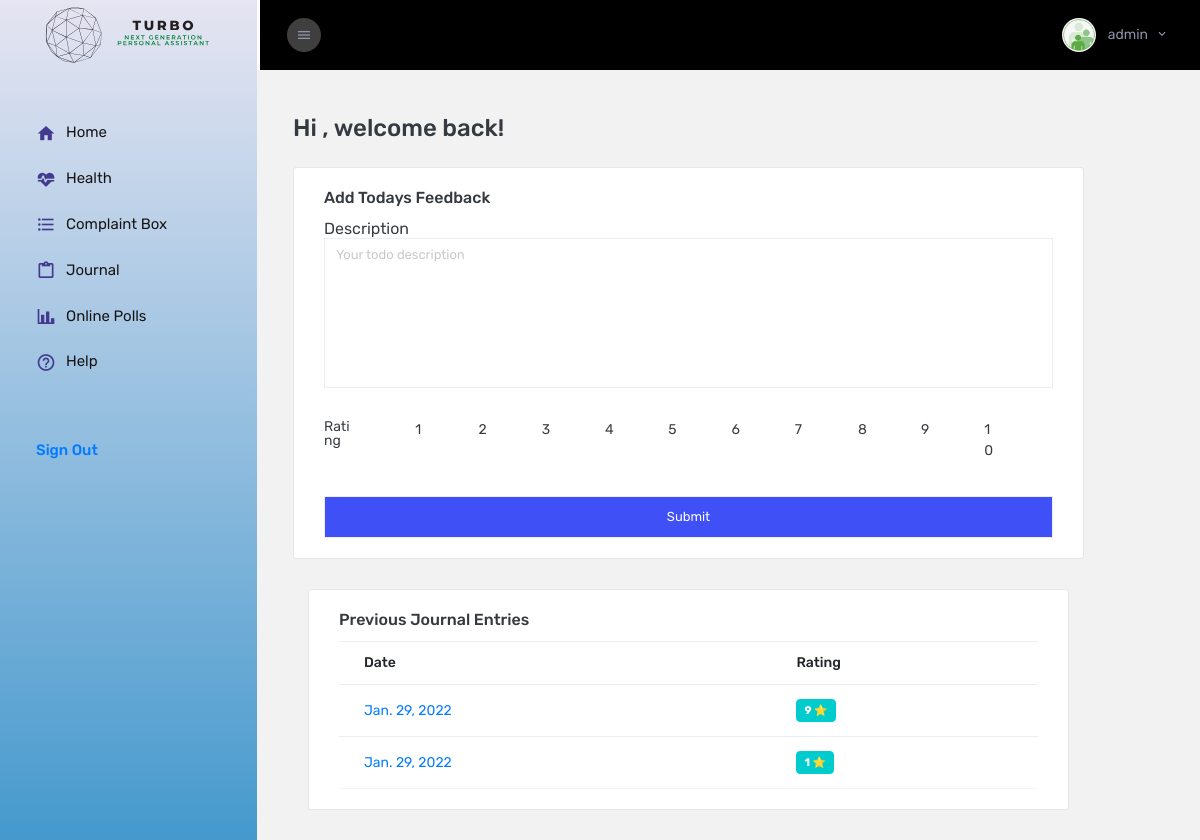
The app's page /journal/ (signed in) with its own data.
### app/models.py (models this page shows)
class JournalPage(models.Model):
    user = models.ForeignKey(User, on_delete=models.CASCADE)
    date = models.DateField(auto_now_add=True)
    day_rating = models.IntegerField(default=0)
    day_description = models.TextField()

### app/views.py (the view, shortened to what this page needs)
# urls.py: path('journal/', views.journal, name='journal'),
def journal(request):
    if request.method == "GET":
        journal_objects = JournalPage.objects.filter(user=request.user).order_by('date')
        return render(request, "app/journal_list.html", {"journals": journal_objects})
    else:
        raise Http404('No such request')

### app/templates/app/journal_list.html (shortened to what this page needs)
{% extends "app/base.html" %}
{% block content%}
  <div class="row">
    <div class="col-xl-12 grid-margin stretch-card">
        <div class="card">
          <div class="card-body">
            <h4 class="card-title">Add Todays Feedback</h4>
        <form action="{% url 'journal' %}" method="POST">
         Description<br>
          <p><textarea class="form-control" name="day_description" id="day_description" cols="30" rows="10" placeholder="Your todo description"></textarea></p>
          <div class="form-group row">
            <label class="col-sm-1 col-form-label">Rating</label>
            <div class="col-sm-1">
              <div class="form-check">
                <label class="form-check-label">
                  <input type="radio" class="form-check-input" name="day_rating" id="day_rating1" value="1" checked /> 1 </label>
              </div>
            </div>
            <div class="col-sm-1">
              <div class="form-check">
                <label class="form-check-label">
                  <input type="radio" class="form-check-input" name="day_rating" id="day_rating2" value="2" /> 2 </label>
              </div>
            </div>
            <div class="col-sm-1">
                <div class="form-check">
                  <label class="form-check-label">
                    <input type="radio" class="form-check-input" name="day_rating" id="day_rating3" value="3" /> 3 </label>
                </div>
            </div>
            <div class="col-sm-1">
                <div class="form-check">
                  <label class="form-check-label">
                    <input type="radio" class="form-check-input" name="day_rating" id="day_rating3" value="4" /> 4 </label>
                </div>
            </div>
            <div class="col-sm-1">
                <div class="form-check">
                  <label class="form-check-label">
                    <input type="radio" class="form-check-input" name="day_rating" id="day_rating3" value="5" /> 5 </label>
                </div>
            </div>
            <div class="col-sm-1">
                <div class="form-check">
                  <label class="form-check-label">
                    <input type="radio" class="form-check-input" name="day_rating" id="day_rating3" value="6" /> 6 </label>
                </div>
            </div>
            <div class="col-sm-1">
                <div class="form-check">
                  <label class="form-check-label">
                    <input type="radio" class="form-check-input" name="day_rating" id="day_rating3" value="7" /> 7 </label>
                </div>
            </div>
            <div class="col-sm-1">
                <div class="form-check">
                  <label class="form-check-label">
                    <input type="radio" class="form-check-input" name="day_rating" id="day_rating3" value="8" /> 8 </label>
                </div>
            </div>
            <div class="col-sm-1">
                <div class="form-check">
                  <label class="form-check-label">
                    <input type="radio" class="form-check-input" name="day_rating" id="day_rating3" value="9" /> 9 </label>
                </div>
            </div>
            <div class="col-sm-1">
                <div class="form-check">
                  <label class="form-check-label">
                    <input type="radio" class="form-check-input" name="day_rating" id="day_rating3" value="10" /> 10 </label>
                </div>
            </div>
          </div>
          <input  class="form-control btn btn-primary mr-2" type="submit" value="Submit">
      </form>
    </div>
  </div>
  </div>
  </div>
    <div class="col-xl-12 grid-margin stretch-card">
      <div class="card">
        <div class="card-body">
          <h4 class="card-title">Previous Journal Entries</h4>
          <div class="table-responsive">
            <table class="table">
              <thead>
                <tr>
                  <th>Date</th>
                  <th>Rating</th>
                </tr>
              </thead>
              <tbody>
                {% for journal in journals %}
                <tr>
                  <td><a href="{% url 'detailed_journal' journal.id %}">{{ journal.date }}</a></td>
                  <td><label class="badge badge-success">{{ journal.day_rating }} ⭐</label></td>
                </tr>
                {% endfor %}
              </tbody>
            </table>
          </div>
        </div>
        </div>
        </div>
        </div>
{% endblock content %}

### app/templates/app/base.html (shortened to what this page needs)
{% load static %}
<!DOCTYPE html>
<html lang="en">
<head>
  <link rel="stylesheet" href="{% static 'assets/vendors/mdi/css/materialdesignicons.min.css' %}" />
  <link rel="stylesheet" href="{% static 'assets/vendors/flag-icon-css/css/flag-icon.min.css' %}" />
  <link rel="stylesheet" href="{% static 'assets/vendors/css/vendor.bundle.base.css' %}" />
  <link rel="stylesheet" href="{% static 'assets/vendors/font-awesome/css/font-awesome.min.css' %}" />
  <link rel="stylesheet" href="{% static 'assets/vendors/bootstrap-datepicker/bootstrap-datepicker.min.css' %}" />
  <link rel="stylesheet" href="{% static 'assets/css/style.css' %}" />
</head>
<body>
  <div class="container-scroller">
    <nav class="sidebar sidebar-offcanvas" id="sidebar">
      <div class="text-center sidebar-brand-wrapper d-flex align-items-center">
        <span class="menu-title"> <a class="p-3 mt-3" href="/"><img src="{% static 'assets/images/logo.svg' %}"
              alt="logo" width="225px" /></a></span>
      </div>
      <ul class="nav">
        <li class="nav-item nav-profile">
          <a class="nav-link">
          </a>
        </li>
        <li class="nav-item">
          <a class="nav-link" href="{% url 'todo' %}">
            <i class="mdi mdi-home menu-icon"></i>
            <span class="menu-title">Home</span>
          </a>
        </li>
        <li class="nav-item">
          <a class="nav-link" href="{% url 'health' %}">
            <i class="mdi mdi-heart-pulse menu-icon"></i>
            <span class="menu-title">Health</span>
          </a>
        </li>
        <li class="nav-item">
          <a class="nav-link" href="/complaintbox/">
            <i class="mdi mdi-format-list-bulleted menu-icon"></i>
            <span class="menu-title">Complaint Box</span>
          </a>
        </li>
        <li class="nav-item">
          <a class="nav-link" href="{% url 'journal' %}">
            <i class="mdi mdi-clipboard-outline menu-icon"></i>
            <span class="menu-title">Journal</span>
          </a>
        </li>
        <li class="nav-item">
          <a class="nav-link" href="/onlinepolls/">
            <i class="mdi mdi-chart-bar menu-icon"></i>
            <span class="menu-title">Online Polls</span>
          </a>
        </li>
        <li class="nav-item">
          <a class="nav-link" href="/help/">
            <i class="mdi mdi-help-circle-outline menu-icon"></i>
            <span class="menu-title">Help</span>
          </a>
        </li>
        <li class="nav-item sidebar-actions">
          <div class="nav-link">
            <div class="mt-4">
              <ul class="mt-4 pl-0">
                <li><a href="/logout/">Sign Out</a></li>
              </ul>
            </div>
          </div>
        </li>
      </ul>
    </nav>
    <div class="container-fluid page-body-wrapper">
      <nav class="navbar col-lg-12 col-12 p-lg-0 fixed-top d-flex flex-row">
        <div class="navbar-menu-wrapper d-flex align-items-stretch justify-content-between">
          <button class="navbar-toggler navbar-toggler align-self-center mr-2" type="button" data-toggle="minimize">
            <i class="mdi mdi-menu"></i>
          </button>
          <ul class="navbar-nav navbar-nav-right ml-lg-auto">
            <li class="nav-item nav-profile dropdown border-0">
              <a class="nav-link dropdown-toggle" id="profileDropdown" href="/" data-toggle="dropdown">
                <img class="nav-profile-img mr-2" alt="" src="{% static 'assets/images/loginusers.png' %}" />
                <span class="profile-name">{{user.username}}</span>
              </a>
            </li>
          </ul>
        </div>
      </nav>
      <div class="main-panel">
        <div class="content-wrapper pb-0">
          <div class="page-header flex-wrap">
            <h3 class="mb-0"> Hi {{user.first_name}} {{user.last_name}} , welcome back! </h3>
          </div>
          {% block content %}
          {% endblock content %}
        </div>
      </div>
      <footer class="footer">
      </footer>
    </div>
</body>
</html>

### records on screen
JournalPage: date "Jan. 29, 2022", day_rating "9"
JournalPage: date "Jan. 29, 2022", day_rating "1"

### other values on screen
{{ user.username }} "admin"
